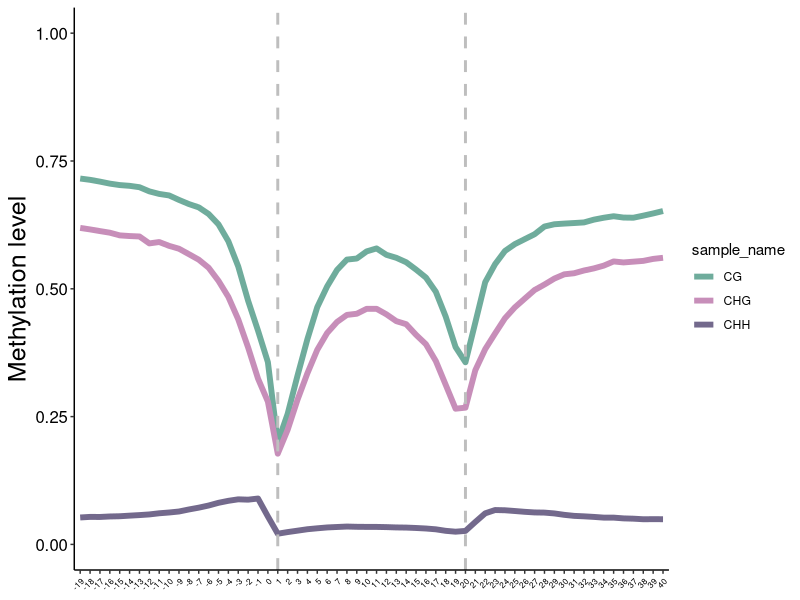

The R source for this figure:
library(ggplot2)

cg<-read.table("6_B73_BSMAP_MethOverRegion_CG.txt",header=T)
chg<-read.table("6_B73_BSMAP_MethOverRegion_CHG.txt",header=T)
chh<-read.table("6_B73_BSMAP_MethOverRegion_CHH.txt",header=T)

data<-rbind(cg,chg,chh)
data$bin_num<-factor(data$bin_num,levels=c('-19','-18','-17','-16','-15','-14','-13','-12','-11','-10','-9','-8','-7','-6','-5','-4','-3','-2','-1','0','1','2','3','4','5','6','7','8','9','10','11','12','13','14','15','16','17','18','19','20','21','22','23','24','25','26','27','28','29','30','31','32','33','34','35','36','37','38','39','40'))

png("Metagene_plot.png")
ggplot(data,aes(x=bin_num,y=Methylation_level,fill=sample_name,color=sample_name)) +geom_line(aes(group=sample_name),size=2) + theme(panel.background=element_rect(fill='transparent')) + theme(axis.line = element_line()) + theme(axis.title.x = element_blank(),axis.title.y = element_text(size=18,color='black'),axis.text.y = element_text(size=12,color='black'),axis.text.x = element_text(size=6,angle=45,hjust=1,color='black')) + scale_color_manual(values=c('#6FAC9C','#C78EB9','#73698C')) + theme(strip.text = element_text( size=15),strip.background = element_blank())+ylab("Methylation level")+coord_cartesian(ylim=c(0,1))+geom_vline(xintercept=c(21,40),linetype="dashed",color='grey',size=1)
dev.off()
